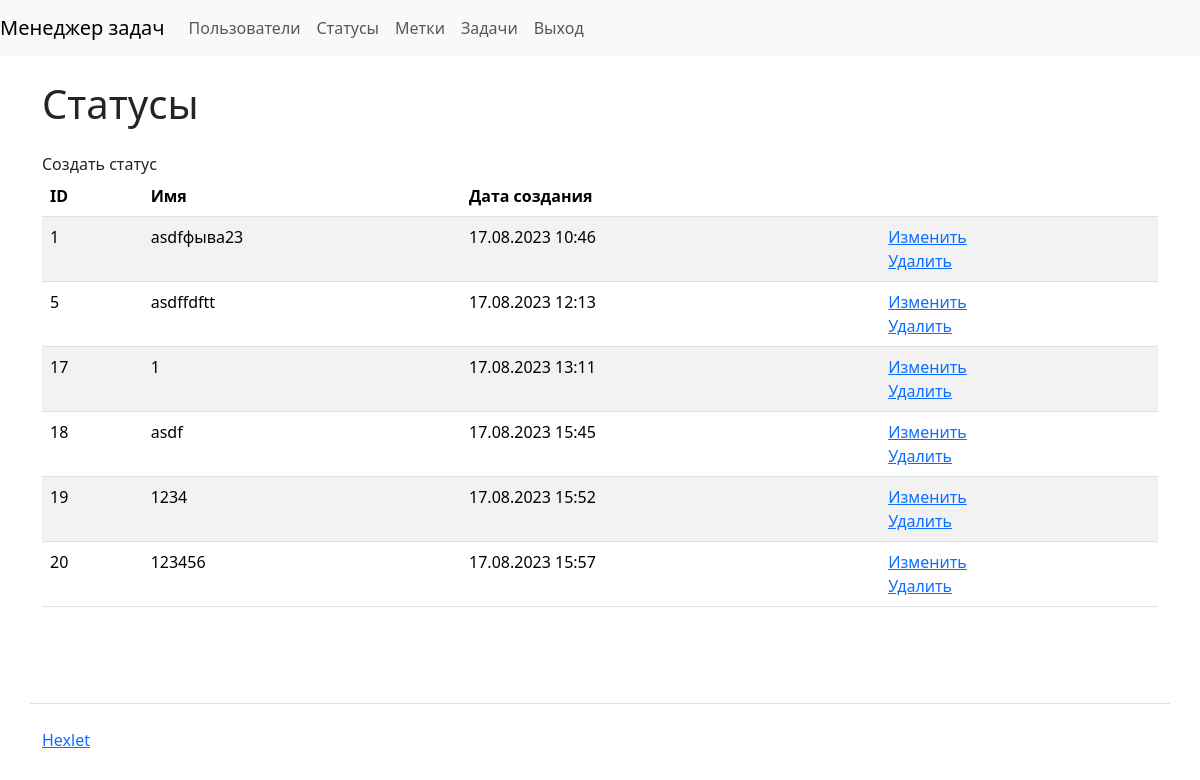
Screenshot of /statuses/ (signed in) with the database file from the repository.
### task_manager/statuses/models.py (models this page shows, shortened)
class Status(models.Model):
    name = models.CharField(max_length=255)
    date_joined = DateTimeField(auto_now_add=True)

### task_manager/statuses/views.py (the view)
# urls.py: path('', views.StatusShow.as_view(), name='statuses'),
class StatusShow(CustomLoginRequiredMixin, View):
    def get(self, request, *args, **kwargs):
        statuses = Status.objects.all()
        return render(request, 'statuses/statuses.html', {
            'statuses': statuses,
        })

### task_manager/mixins.py (called while the page is built)
    def dispatch(self, request, *args, **kwargs):
        if not request.user.is_authenticated:
            messages.error(request, self.permission_denied_message)
        return super().dispatch(request, *args, **kwargs)

### task_manager/templates/statuses/statuses.html
{% extends "index.html" %}
{% block content %}
<h1 class="my-4"> Статусы</h1>
<a class="nav-link" href="{% url 'create_status' %}">Создать статус</a>
<table class="table table-striped">
    <thead>
      <tr>
        <th>ID</th>
        <th>Имя</th>
        <th>Дата создания</th>
        <th></th>
      </tr>
    </thead>
    <tbody>
        {% for status in statuses %}
        <tr>
          <td>{{ status.id }}</td>
          <td>{{ status.name }}</td>
          <td>{{ status.date_joined|date:'d.m.Y H:i' }}</td>
          <td>
            <a href="{% url 'edit_status' status.pk %}">Изменить</a>
            <br>
            <a href="{% url 'delete_status' status.pk %}">Удалить</a>
          </td>
        </tr>
        {% endfor %}
    </tbody>
</table>
{% endblock %}

### rows the page displays
Status: id "1", name "asdfфыва23", date_joined "17.08.2023 10:46"
Status: id "5", name "asdffdftt", date_joined "17.08.2023 12:13"
Status: id "17", name "1", date_joined "17.08.2023 13:11"
Status: id "18", name "asdf", date_joined "17.08.2023 15:45"
Status: id "19", name "1234", date_joined "17.08.2023 15:52"
Status: id "20", name "123456", date_joined "17.08.2023 15:57"
